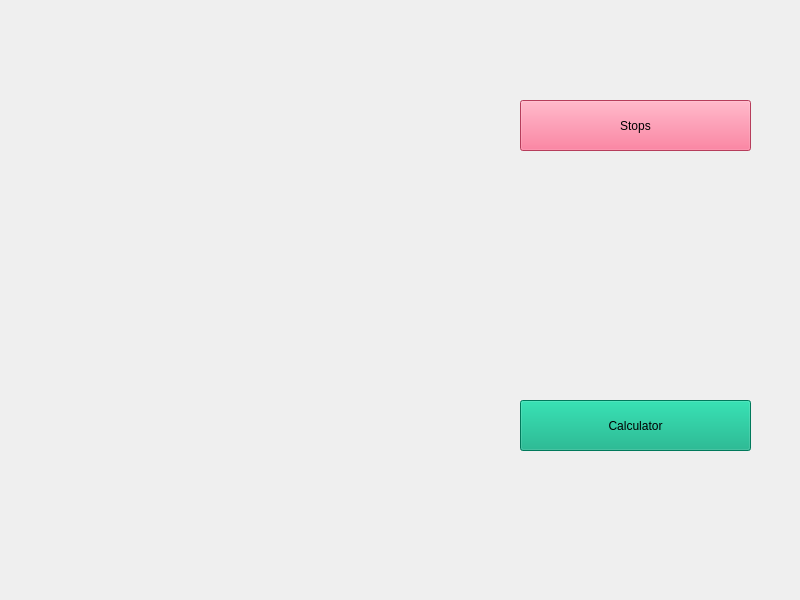
<?xml version="1.0" encoding="UTF-8"?>
<ui version="4.0">
 <class>Form</class>
 <widget class="QWidget" name="Form">
  <property name="geometry">
   <rect>
    <x>0</x>
    <y>0</y>
    <width>800</width>
    <height>600</height>
   </rect>
  </property>
  <property name="maximumSize">
   <size>
    <width>800</width>
    <height>600</height>
   </size>
  </property>
  <property name="baseSize">
   <size>
    <width>800</width>
    <height>600</height>
   </size>
  </property>
  <property name="windowTitle">
   <string>Form</string>
  </property>
  <widget class="QPushButton" name="stop_bt">
   <property name="geometry">
    <rect>
     <x>520</x>
     <y>100</y>
     <width>231</width>
     <height>51</height>
    </rect>
   </property>
   <property name="styleSheet">
    <string notr="true">background-color: rgb(255, 85, 127);</string>
   </property>
   <property name="text">
    <string>Stops</string>
   </property>
  </widget>
  <widget class="QPushButton" name="cal_bt">
   <property name="geometry">
    <rect>
     <x>520</x>
     <y>400</y>
     <width>231</width>
     <height>51</height>
    </rect>
   </property>
   <property name="styleSheet">
    <string notr="true">background-color: rgb(0, 170, 127);
</string>
   </property>
   <property name="text">
    <string>Calculator</string>
   </property>
  </widget>
  <widget class="QLabel" name="label">
   <property name="geometry">
    <rect>
     <x>0</x>
     <y>0</y>
     <width>800</width>
     <height>600</height>
    </rect>
   </property>
   <property name="text">
    <string/>
   </property>
  </widget>
  <zorder>label</zorder>
  <zorder>stop_bt</zorder>
  <zorder>cal_bt</zorder>
 </widget>
 <resources/>
 <connections/>
</ui>
